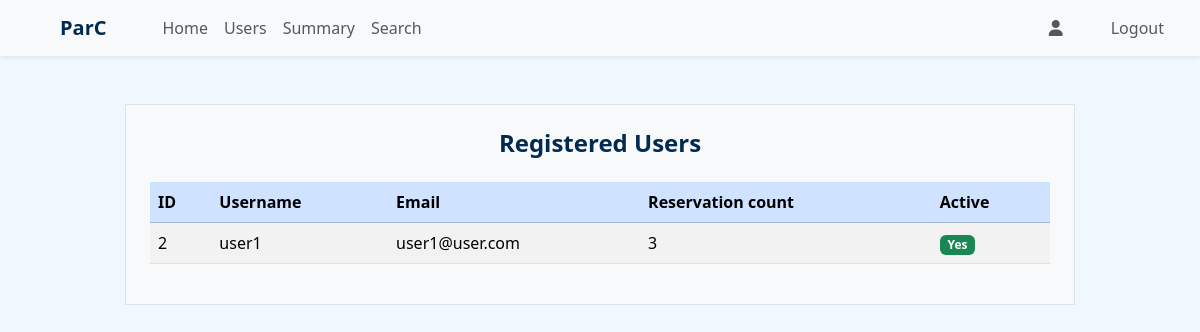
The app's page /admin/users (signed in) with its own data.
### application/models.py (models this page shows)
class User(db.Model, UserMixin):
    id = db.Column(db.Integer, primary_key = True)
    email = db.Column(db.String, unique = True, nullable = False)
    username = db.Column(db.String, unique = True, nullable = False)
    password = db.Column(db.String, nullable = False)
    fs_uniquifier = db.Column(db.String, unique= True, nullable = False)
    active = db.Column(db.Boolean, default = True, nullable = False)
    roles = db.relationship('Role', secondary = 'user_roles', backref = 'bearer')
    reservations = db.relationship('Reservation', backref = 'bearer')

### application/routes.py (the view)
@app.route('/admin/users')
@auth_required()
@roles_required('admin')
def get_users_data():
    users = (
        db.session.query(User.id, User.username, User.email, User.active, func.count(Reservation.id).label("reservation_count"))
        .outerjoin(Reservation, User.id == Reservation.user_id)
        .group_by(User.id)
        .all()
    )
    return render_template('users.html', users = users[1:])

### templates/users.html (shortened to what this page needs)
{% extends "admin_dashboard.html" %}
{% block content %}
<div class="container my-5">
    <div class="row justify-content-center">
        <div class="col-lg-10 bg-light p-4 rounded-shadow-sm border">
            <h4 class="text-center fw-semibold mb-4">Registered Users</h4>
            <div class="table-responsive">
                <table class="table table-striped table-hover align-middle">
                    <thead class="table-primary">
                        <tr>
                            <th>ID</th>
                            <th>Username</th>
                            <th>Email</th>
                            <th>Reservation count</th>
                            <th>Active</th>
                        </tr>
                    </thead>
                    {% if users %}
                    <tbody>
                        {% for user in users %}
                        <tr>
                            <td> {{user.id}} </td>
                            <td> {{user.username}} </td>
                            <td> {{user.email}} </td>
                            <td> {{user.reservation_count}} </td>
                            <td>
                                {% if user.active %}
                                <span class="badge text-bg-success">Yes</span>
                                {% else %}
                                <span class="badge text-bg-danger">No</span>
                                {% endif %}
                            </td>
                        </tr>
                        {% endfor %}
                    </tbody>
                    {% else %}
                    <tbody>
                        <tr>
                            <td colspan="5" class="text-center text-muted">No Users Found</td>
                        </tr>
                    </tbody>
                    {% endif %}
                </table>
            </div>
        </div>
    </div>
</div>
{% endblock %}

### templates/admin_dashboard.html (style rules this page uses)
body { background-image: none !important; }

### records on screen
User: id "2", username "user1", email "user1@user.com", reservation_count "3"
